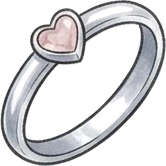
#> input picture assets/acc_heart_ring.webp, 166 x 166 px, given in place of sheet.jpg, which was not available
$ python cut3.py
#> lines starting #> are read from the running program, lines starting #| are printed output that depends on the picture
import sys;sys.path.insert(0,'/home/claude/lum/ch1/icons')
from PIL import Image,ImageDraw
import numpy as np
from scipy import ndimage
im=np.array(Image.open('sheet.jpg').convert('RGB')).astype(np.float32)
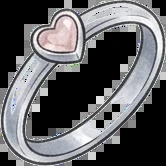
#> im: shape (166, 166, 3) float32; mean R, G, B 96.9, 97.1, 99.4
def matte(c,holes,top=1.0):
    mn=c.min(-1);mx=c.max(-1);whiteish=(mn>226)&((mx-mn)<24)
#> (the run stopped early here; a loop or call above may not have finished)

$ run again, on assets/birch1.webp
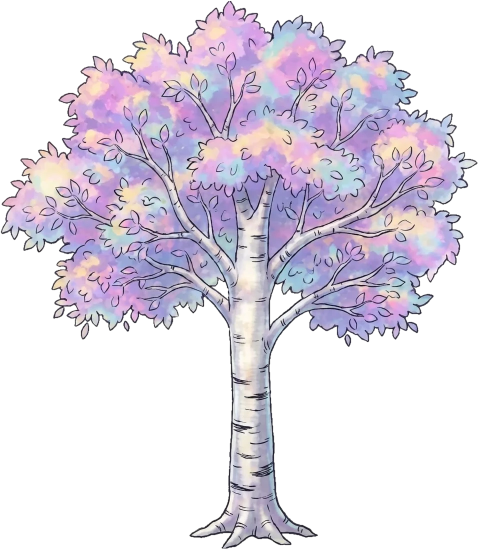
#> input picture assets/birch1.webp, 957 x 1099 px, given in place of sheet.jpg, which was not available (shown at 1/2 size)
#> the loop `for r,(y0,y1) in enumerate(rows):` made 2 passes
#> pass 1, in matte (call 2), `mn = c.min(-1)`:
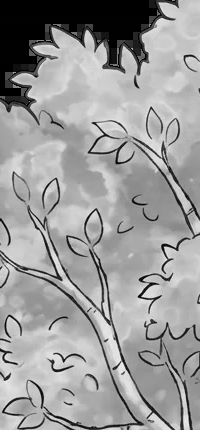
#> mn: shape (430, 200) float32; min 0, max 239, mean 154.3
#> after the loop `for r,(y0,y1) in enumerate(rows):`: outs = 10 items
#> the loop `for i,n in enumerate(outs):x=(i%5)*190;y=(i//5)*210;m.paste(outs[n],(x..` made 10 passes
#> after the loop `for i,n in enumerate(outs):x=(i%5)*190;y=(i//5)*210;m.paste(outs[n],(x..`:
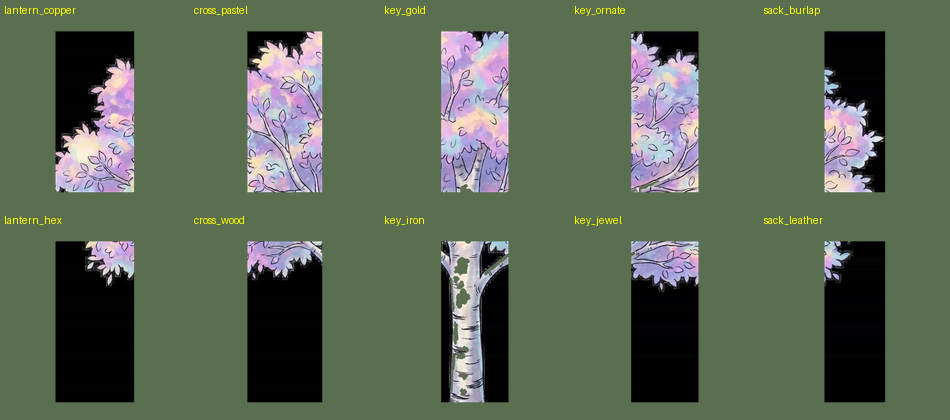
#> m: PIL image 950x420 RGB; mean R, G, B 91, 103, 84.6

$ run again, on assets/bird0.webp
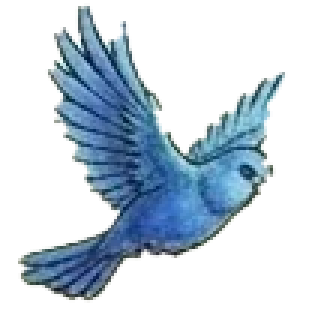
#> input picture assets/bird0.webp, 104 x 104 px, given in place of sheet.jpg, which was not available (shown 3 times larger)
